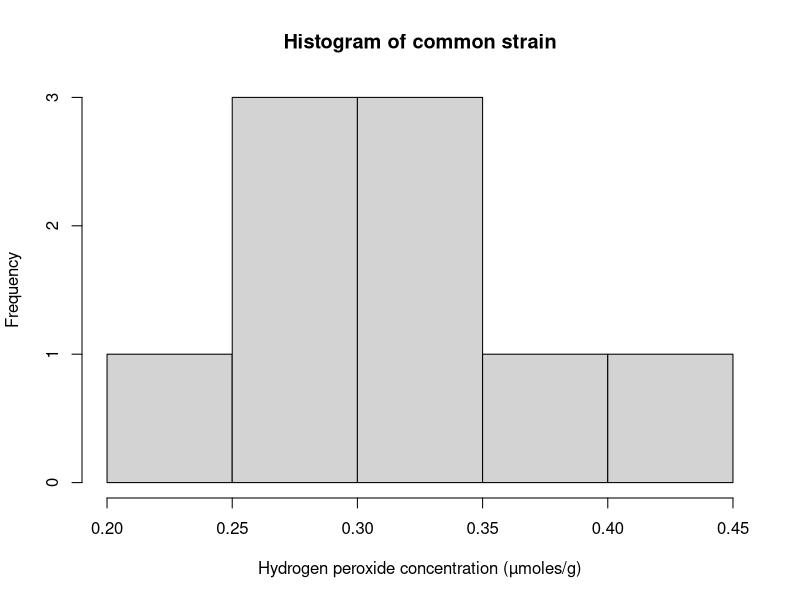
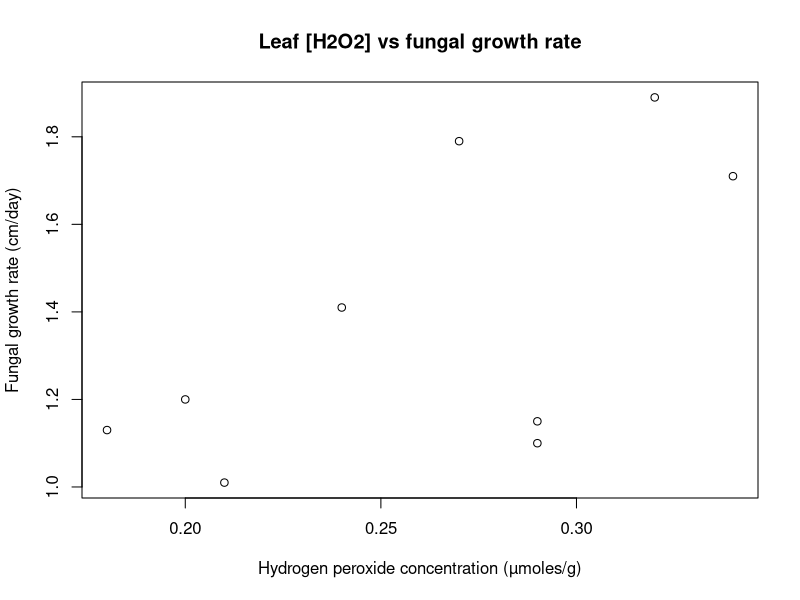
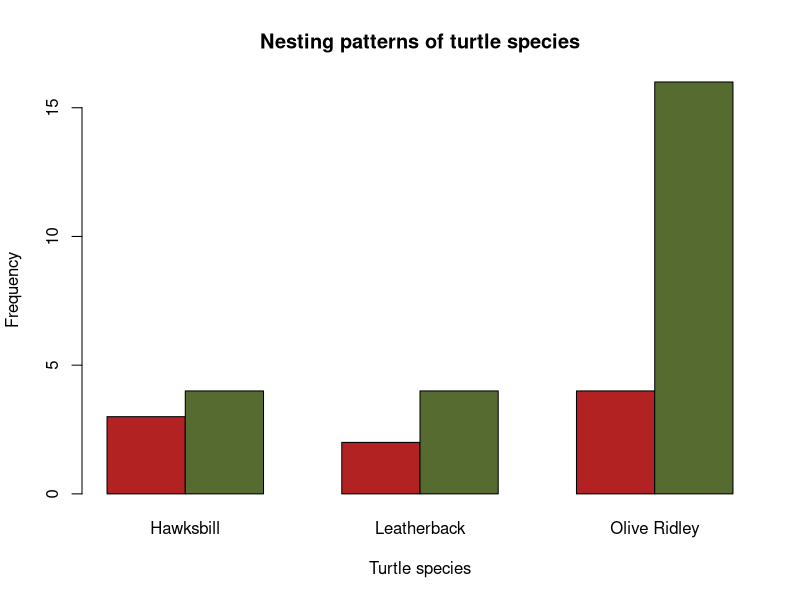
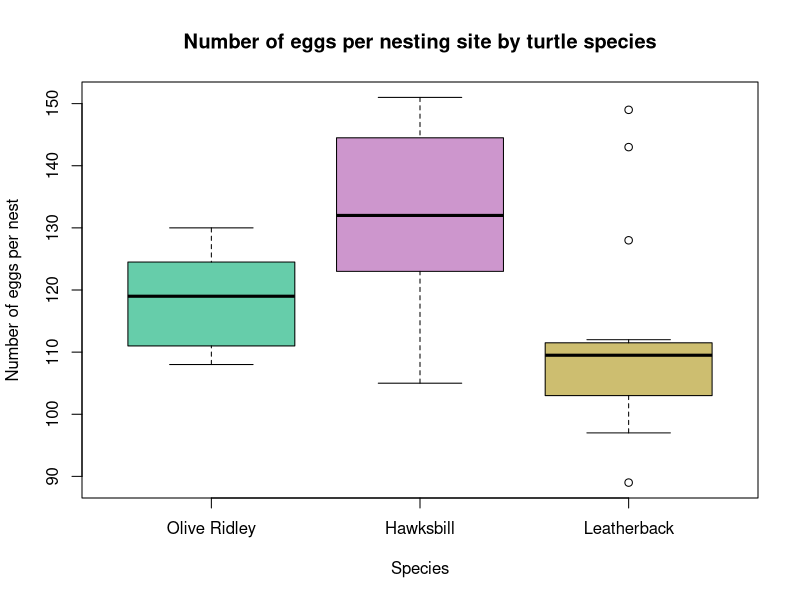
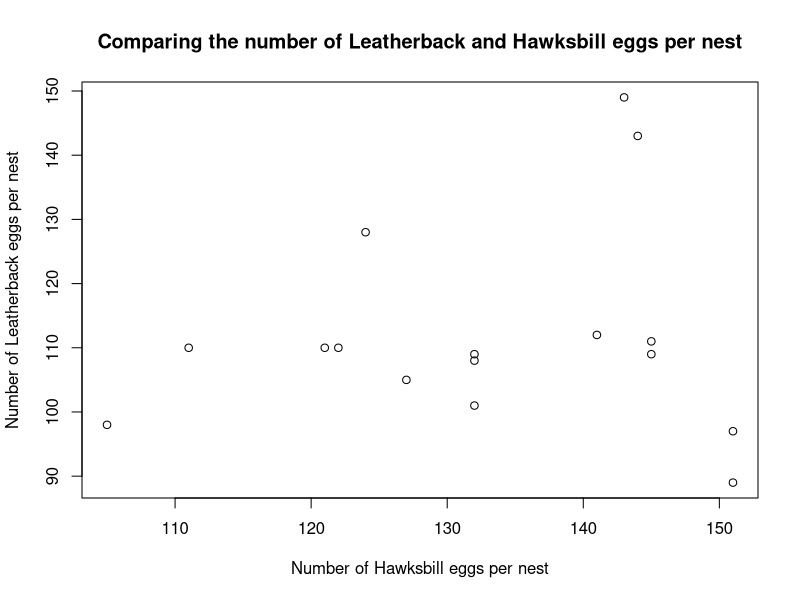

Generate these figures, in order, with R:
## ---- chunk 1
knitr::opts_chunk$set(echo = TRUE)
## ---- chunk 2
a=c(0.17,0.20,0.13,0.20,0.24,0.25,0.15,0.21,0.21)
b=c(0.47,0.21,0.34,0.32,0.33,0.29,0.18,0.20,0.25)
c=c(0.44,0.33,0.37,0.33,0.31,0.27,0.22,0.30,0.28)
## ---- chunk 3
'MeanA' = mean(a)
'MeanB' = mean(b)
'DifferenceAB' = MeanB-MeanA
## ---- chunk 4
'MeanCommon' = mean(c)
'DifferenceAC' = MeanCommon-MeanA
## ---- chunk 5
hist(c,main=paste("Histogram of common strain"),xlab="Hydrogen peroxide concentration (µmoles/g)")
## ---- chunk 6
P=c(0.27,0.21,0.34,0.32,0.24,0.29,0.18,0.20,0.29)
GR=c(1.79,1.01,1.71,1.89,1.41,1.15,1.13,1.20,1.10)
ConcVRate=data.frame('Peroxide'=P,'Growth.rate'=GR)
## ---- chunk 7
plot(ConcVRate$Peroxide,ConcVRate$Growth.rate,xlab="Hydrogen peroxide concentration (µmoles/g)",ylab="Fungal growth rate (cm/day)",main="Leaf [H2O2] vs fungal growth rate")
## ---- chunk 8
turtles=read.csv("turtles.csv")
## ---- chunk 9
table(turtles)
## ---- chunk 10
turtles.df=table(turtles)
barplot(turtles.df,names.arg=turtles$species,beside=TRUE,main='Nesting patterns of turtle species',xlab='Turtle species',ylab='Frequency',col=c('firebrick','darkolivegreen'))
## ---- chunk 11
success=turtles.df[2,]
mean.success=mean(success)
std.dev.success=sd(success)
## ---- chunk 12
aborted=turtles.df[1,]
failed.olive=aborted[3]
success.olive=success[3]
prop.failed.olive=failed.olive/success.olive

failed.lb=aborted[2]
success.lb=success[2]
prop.failed.lb=failed.lb/success.lb

failed.hb=aborted[1]
success.hb=success[1]
prop.failed.hb=failed.hb/success.hb
## ---- chunk 13
turtles2=read.csv("turtles2.csv")
## ---- chunk 14
boxplot(turtles2$Olive.Ridley,turtles2$Hawksbill,turtles2$Leatherback,names=c("Olive Ridley","Hawksbill","Leatherback"),main="Number of eggs per nesting site by turtle species",ylab="Number of eggs per nest",xlab="Species",col=c('aquamarine3','plum3','lightgoldenrod3'))
## ---- chunk 15
plot(turtles2$Hawksbill,turtles2$Leatherback,xlab='Number of Hawksbill eggs per nest',ylab='Number of Leatherback eggs per nest',main='Comparing the number of Leatherback and Hawksbill eggs per nest')
